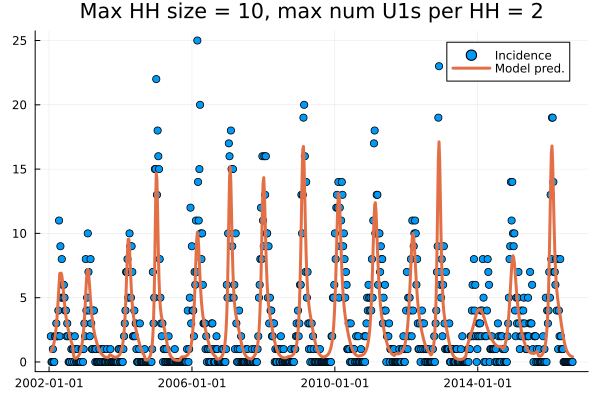

This chart was generated by the following Julia code:
#Demonstration code for model

cd(pwd())
using Revise

# Basic_params.jl contains the basic params of RSV, change SchoolsOnlyR_0 variable to 0,0.5,1,1.5 as desired
#Also defines a lookback variable which determines the time window over which RSV hospitalisations were binned (default 1 week)
include("Basic_params.jl");
# SetupStates_HHModel.jl contains code to automatically generate all household configurations and produce a
# lookup table for household configurations
include("SetupStates_HHModel.jl");
# ParamDefn_HHModel.jl contains code to that defines a struct containing all the parameters and other
# data types that are needed to run the household model. The target inference parameters get updated here.
include("ParamDefn_HHModel.jl");
# ReadInData_HHModel.jl reads in all the data required to initialise model and determine the yearly varying rates of
# household growth, population turnover and the empirical person type distribution. Also reads in all hospitalisation data and converts
include("ReadInData_HHModel.jl");
#HH_distrib.jl uses root-finding to convert the yearly household size distributions into turnover rates
include("HH_distrib.jl");
#AgeDistributionModel_HMModel.jl uses the empirical person type distribution to construct yearly conditional distributions
#e.g. probability of age category given household size and sharing the household with an U1
include("AgeDistributionModel_HMModel.jl");
#ConstructStateFlow_HHModel.jl sets up the matrix representation of the epidemic model by specifying the rate of transistion between
#any two possible household configurations
include("ConstructStateFlow_HHModel.jl");
#VectorFieldForHHModel.jl defines a vector field for the household model, the callback times where the yearly parameters change and
#incidence rates
include("VectorFieldForHHModel.jl");
#PlotsForModel.jl defines a number of plotting options for solutions to the household RSV transmission model
include("PlotsForModel.jl");
#ObjFunctions_HHModel.jl includes all the functions for turning solutions into a log-likelihood
include("ObjFunctions_HHModel.jl");
#EMalgs_HHModel.jl contains the E-step and M-step methods for EM algorithm inference
include("EMalgs_HHModel.jl");



# Load optimal parameters for chosen schools R_0 value chosen as 0,0.5,1,1.5
include("LoadOptimalParams.jl");

# Solve the model
neg_LL_opt,sol_rsv = neg_objective_for_params(Θ_Opt)

# Plot the model
x,y,z,p = create_comparison_plot(sol_rsv)

# save the plot p to file RSV_household_demo.png
savefig(p,"RSV_household_demo.png")
display(p)

println("done.")